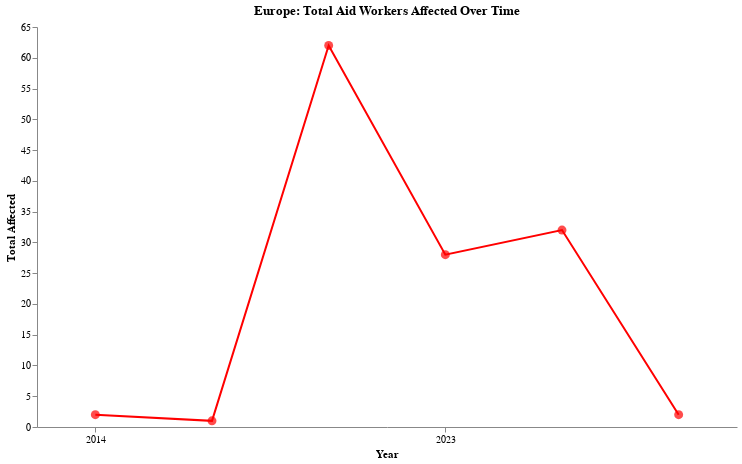

The notebook cell this image was saved under:
### Code cell
# europe
europe = security_incidents_clean[security_incidents_clean['Group'] == 'Europe']
europe_grouped = europe.groupby('Year')['Total affected'].sum().reset_index()
tick_values = europe_grouped['Year'][::3].tolist()

europe_chart = (
    alt.Chart(europe_grouped).mark_line(color='red')
    .encode(
        x=alt.X('Year:N', axis=alt.Axis(values=tick_values, labelAngle=0), title='Year'),
        y=alt.Y('Total affected:Q', axis=alt.Axis(grid=False), title='Total Affected'),
        tooltip=['Year:N', 'Total affected:Q']
    )
    .properties(title='Europe: Total Aid Workers Affected Over Time', width=700, height=400)
    + alt.Chart(europe_grouped).mark_point(color='red', filled=True, size=80)
    .encode(x='Year:N', y='Total affected:Q', tooltip=['Year:N', 'Total affected:Q'])
).interactive().configure_view(stroke=None)
europe_chart.save("../plots/europe_total_affected.html")
europe_chart

### Figure 1 — Vega-Lite specification as saved in the notebook (floating-point values rounded to 4 significant figures)
{"config": {"view": {"continuousWidth": 400, "continuousHeight": 300, "stroke": null}}, "layer": [{"mark": {"type": "line", "color": "red"}, "encoding": {"tooltip": [{"field": "Year", "type": "nominal"}, {"field": "Total affected", "type": "quantitative"}], "x": {"axis": {"labelAngle": 0, "values": ["2014", "2023"]}, "field": "Year", "title": "Year", "type": "nominal"}, "y": {"axis": {"grid": false}, "field": "Total affected", "title": "Total Affected", "type": "quantitative"}}, "height": 400, "selection": {"selector094": {"type": "interval", "bind": "scales", "encodings": ["x", "y"]}}, "title": "Europe: Total Aid Workers Affected Over Time", "width": 700}, {"mark": {"type": "point", "color": "red", "filled": true, "size": 80}, "encoding": {"tooltip": [{"field": "Year", "type": "nominal"}, {"field": "Total affected", "type": "quantitative"}], "x": {"field": "Year", "type": "nominal"}, "y": {"field": "Total affected", "type": "quantitative"}}}], "data": {"name": "data-68356e052ed6b3664232b6efb867ea82"}, "$schema": "https://vega.github.io/schema/vega-lite/v4.17.0.json", "datasets": {"data-68356e052ed6b3664232b6efb867ea82": [{"Year": "2014", "Total affected": 2}, {"Year": "2019", "Total affected": 1}, {"Year": "2022", "Total affected": 62}, {"Year": "2023", "Total affected": 28}, {"Year": "2024", "Total affected": 32}, {"Year": "2025", "Total affected": 2}]}}
